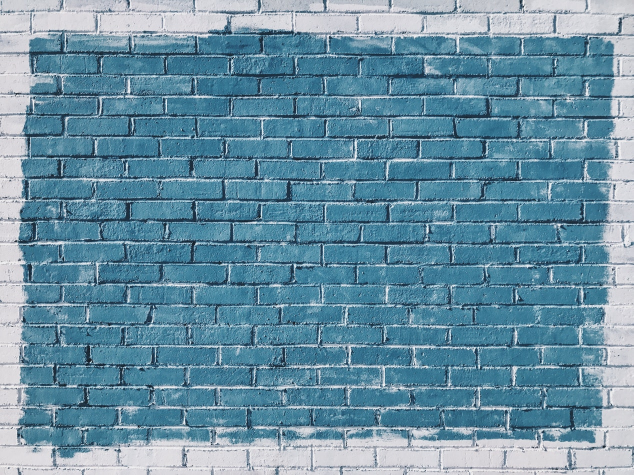
#> input picture DATA/bricks.jpg, 1267 x 950 px (shown at 1/2 size)
$ jupyter execute 13-histograms.ipynb
#> lines starting #> are read from the running program, lines starting #| are printed output that depends on the picture
# Histograms

[cell 1]
import cv2
import numpy as np
import matplotlib.pyplot as plt

Recall that Matplotlib expects the images in an RGB ordering vs BGR in OpenCV, so if we use OpenCV to calculate anything channel oriented, we'll want to make sure we keep the original BGR ordering, however if we ever want to display the image, then we'll need to convert to the RGB ordering that matplotlib wants.

[cell 2]
bgr_bricks = cv2.imread("DATA/bricks.jpg")
#> bgr_bricks is the input picture: shape (950, 1267, 3); mean B, G, R 163.5, 144, 104.9
rgb_bricks = cv2.cvtColor(bgr_bricks, cv2.COLOR_BGR2RGB)

bgr_rainbow = cv2.imread("DATA/rainbow.jpg")
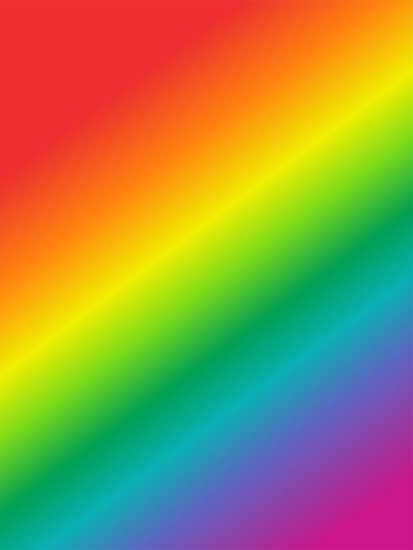
#> input picture DATA/rainbow.jpg, 413 x 550 px
#> bgr_rainbow is the input picture: shape (550, 413, 3); mean B, G, R 72.8, 142.3, 152.3
rgb_rainbow = cv2.cvtColor(bgr_rainbow, cv2.COLOR_BGR2RGB)

bgr_horse = cv2.imread("DATA/horse.jpg")
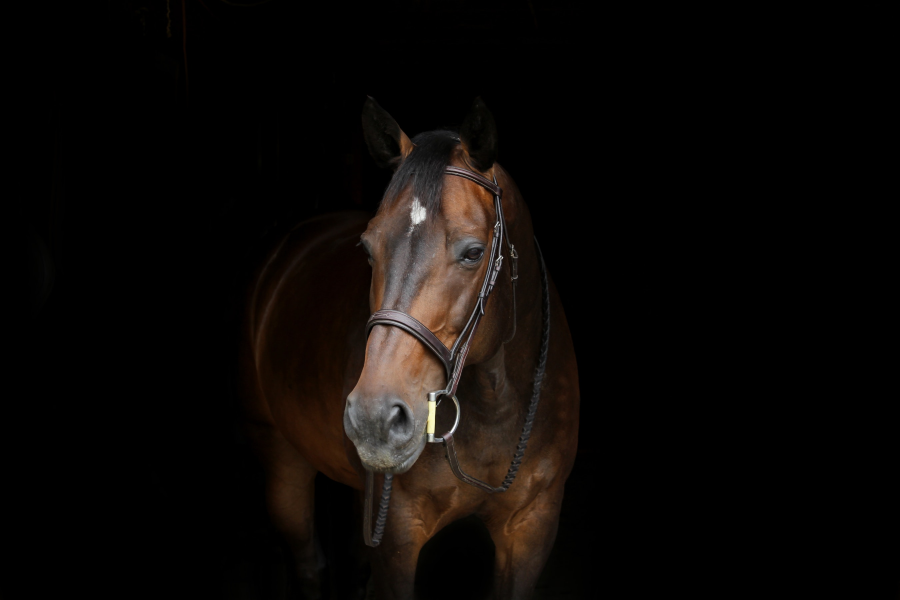
#> input picture DATA/horse.jpg, 2700 x 1800 px (shown at 1/3 size)
#> bgr_horse is the input picture: shape (1800, 2700, 3); mean B, G, R 6.9, 8.9, 12
rgb_horse = cv2.cvtColor(bgr_horse, cv2.COLOR_BGR2RGB)

[cell 3]
plt.imshow(rgb_bricks)

[cell 4]
plt.imshow(rgb_rainbow)

[cell 5]
plt.imshow(rgb_horse)

## OpenCV Histogram

**cv2.calcHist(images, channels, mask, histSize, ranges[, hist[, accumulate]])**

* images: it is the source image of type uint8 or float32. it should be given in square brackets, ie, “[img]”.
* channels: it is also given in square brackets. It is the index of channel for which we calculate histogram. For example, if input is grayscale image, its value is [0]. For color image, you can pass [0], [1] or [2] to calculate histogram of blue, green or red channel respectively.
* mask: mask image. To find histogram of full image, it is given as “None”. But if you want to find histogram of particular region of image, you have to create a mask image for that and give it as mask.
* histSize: this represents our BIN count. Need to be given in square brackets. For full scale, we pass [256].
* ranges: this is our RANGE. Normally, it is [0,256].

### Plotting only one color histograms

[cell 6]
hist_values = cv2.calcHist([bgr_bricks], channels=[0], mask=None, histSize=[256], ranges=[0, 256]) # Only blue channel
#> hist_values = 256 values, max 19329 at index 150, min 0 at index 0, mean 4701.8
plt.plot(hist_values)
#> figure, not shown here; curve peaks at x = 150, y = 19329

### Plotting three color histograms

[cell 7]
img = bgr_bricks
color = ("b", "g", "r")

for i, col in enumerate(color):
    histr = cv2.calcHist([img], [i], None, [256], [0, 256])
    plt.plot(histr, color = col)
    plt.xlim([0, 256])

plt.title("Bricks Image")
plt.show()
#> figure, not shown here; curve peaks at x = 150, y = 19329; curve peaks at x = 124, y = 17804; curve peaks at x = 63, y = 16885

[cell 8]
img = bgr_rainbow
color = ("b", "g", "r")

for i, col in enumerate(color):
    histr = cv2.calcHist([img], [i], None, [256], [0, 256])
    plt.plot(histr, color = col)
    plt.xlim([0, 256])

plt.title("Rainbow Image")
plt.show()
#> figure, not shown here; curve peaks at x = 48, y = 20751; curve peaks at x = 46, y = 18708; curve peaks at x = 236, y = 20471

[cell 9]
img = bgr_horse
color = ("b", "g", "r")

for i, col in enumerate(color):
    histr = cv2.calcHist([img], [i], None, [256], [0, 256])
    plt.plot(histr, color = col)
    plt.xlim([0, 256])

plt.title("Horse Bricks Image")
plt.show()
#> figure, not shown here; curve peaks at x = 0, y = 3726045; curve peaks at x = 0, y = 3605157; curve peaks at x = 0, y = 3582424

### Masking

We can mask only certain parts of the image.

[cell 10]
mask = np.zeros(bgr_rainbow.shape[:2], np.uint8)
mask[300:400, 100:400] = 255

bgr_masked_img = cv2.bitwise_and(bgr_rainbow, bgr_rainbow, mask=mask)
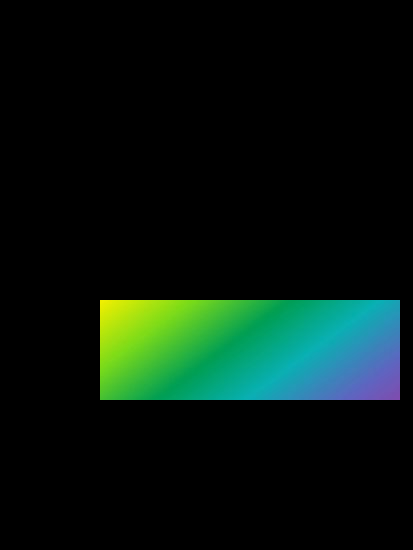
#> bgr_masked_img: shape (550, 413, 3); mean B, G, R 14.7, 22.5, 6.8
rgb_masked_img = cv2.bitwise_and(rgb_rainbow, rgb_rainbow, mask=mask)

[cell 11]
plt.imshow(rgb_masked_img)

[cell 12]
hist_mask_values_red = cv2.calcHist([bgr_rainbow], channels=[2], mask=mask, histSize=[256], ranges=[0, 256])
#> hist_mask_values_red = 256 values, max 1332 at index 1, min 0 at index 221, mean 117.2
hist_full_values_red = cv2.calcHist([bgr_rainbow], channels=[2], mask=None, histSize=[256], ranges=[0, 256])
#> hist_full_values_red = 256 values, max 20471 at index 236, min 70 at index 226, mean 887.3

[cell 13]
plt.plot(hist_full_values_red)
plt.title("Histogram for RED values of the full image")
#> figure, not shown here; curve peaks at x = 236, y = 20471

[cell 14]
plt.plot(hist_mask_values_red)
plt.title("Histogram for RED values for the masked area")
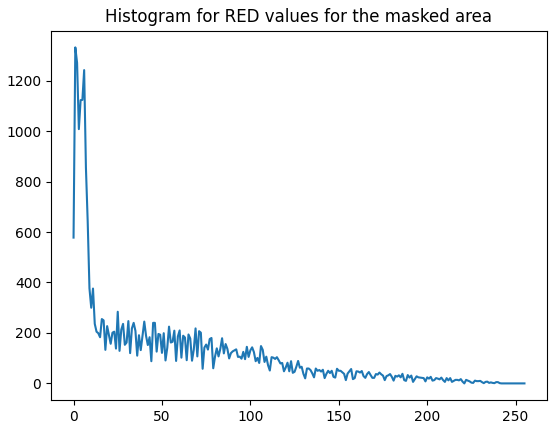
#> figure drawn by matplotlib, 1 panel; curve peaks at x = 1, y = 1332

## Histogram Equalization

### Single channel (grayscale)

[cell 15]
gray_gorilla = cv2.imread("DATA/gorilla.jpg", 0)
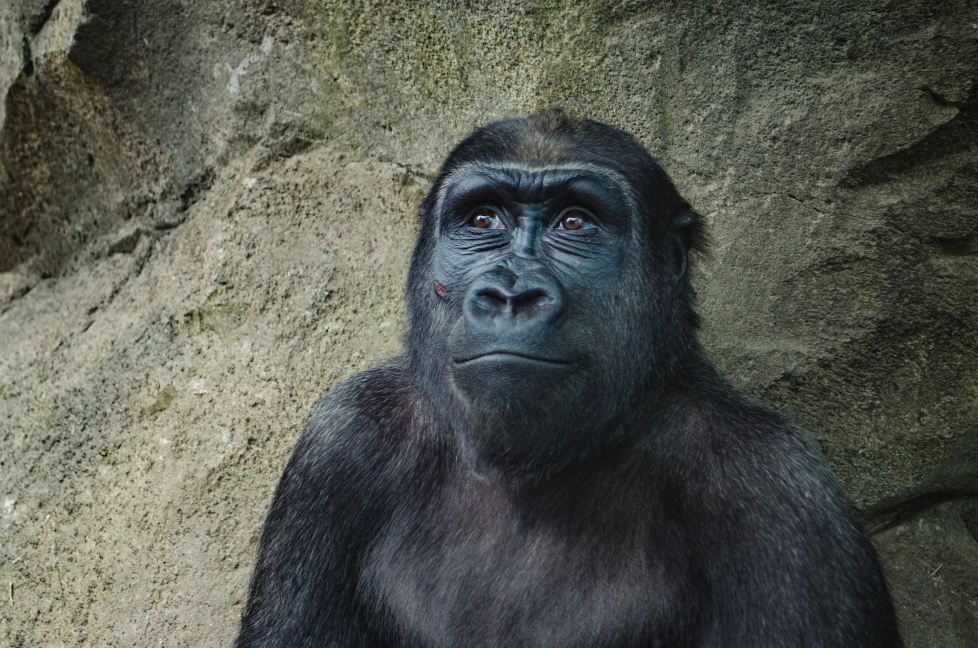
#> input picture DATA/gorilla.jpg, 1955 x 1295 px (shown at 1/2 size)
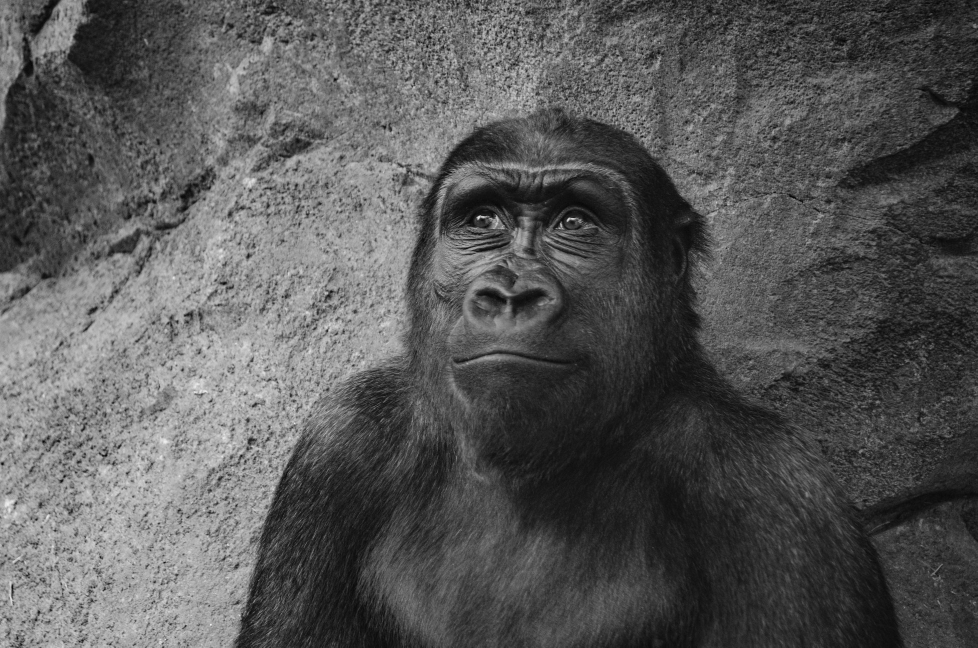
#> gray_gorilla: shape (1295, 1955) (shown at 1/2 size); min 0, max 255, mean 87.1
plt.imshow(gray_gorilla, cmap="gray")

[cell 16]
hist_values = cv2.calcHist([gray_gorilla], channels=[0], mask=None, histSize=[256], ranges=[0, 256])
#> hist_values = 256 values, max 24421 at index 38, min 0 at index 242, mean 9889.6
plt.plot(hist_values)
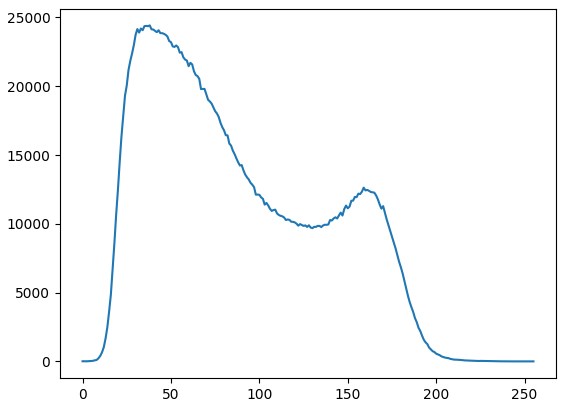
#> figure drawn by matplotlib, 1 panel; curve peaks at x = 38, y = 24421

[cell 17]
eq_gray_gorilla = cv2.equalizeHist(gray_gorilla)
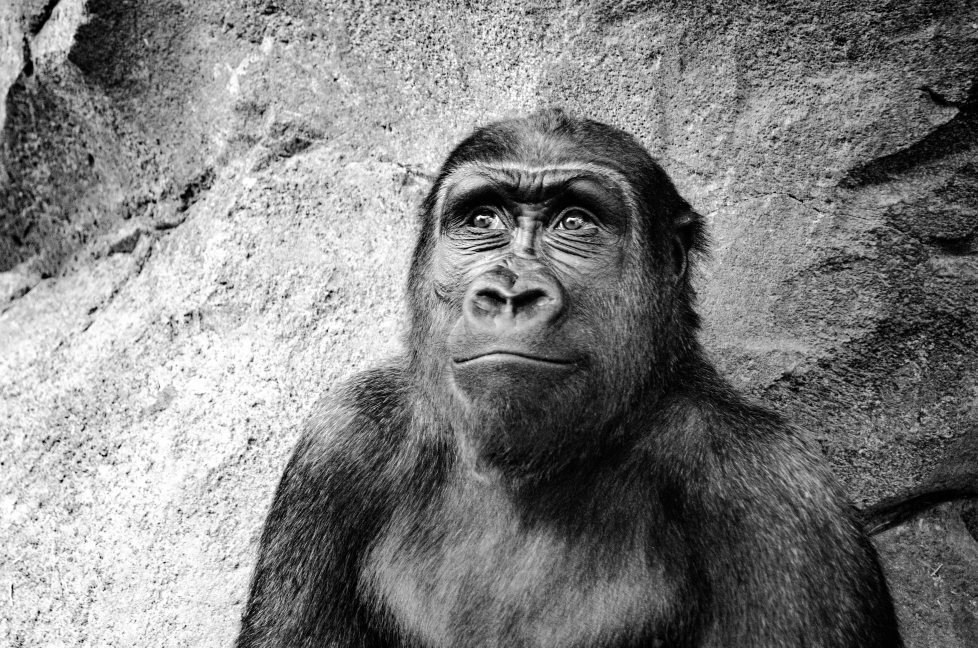
#> eq_gray_gorilla: shape (1295, 1955) (shown at 1/2 size); min 0, max 255, mean 128.3
plt.imshow(eq_gray_gorilla, cmap="gray")

[cell 18]
eq_hist_values = cv2.calcHist([eq_gray_gorilla], channels=[0], mask=None, histSize=[256], ranges=[0, 256])
#> eq_hist_values = 256 values, max 24421 at index 45, min 0 at index 6, mean 9889.6
plt.plot(eq_hist_values)
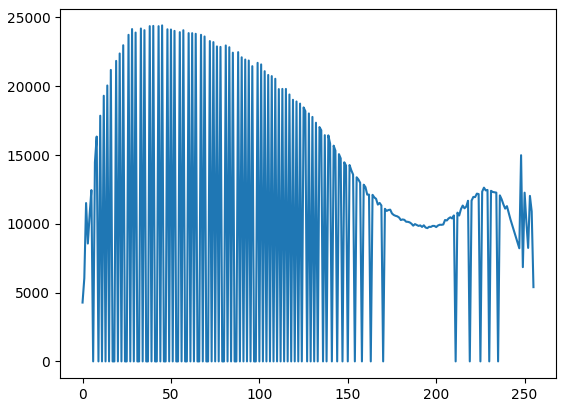
#> figure drawn by matplotlib, 1 panel; curve peaks at x = 45, y = 24421

### Color Image

[cell 19]
color_gorilla = cv2.imread("DATA/gorilla.jpg")
#> color_gorilla is the input picture: shape (1295, 1955, 3); mean B, G, R 80.4, 88.9, 86
rgb_color_gorilla = cv2.cvtColor(color_gorilla, cv2.COLOR_BGR2RGB)
hsv_color_gorilla = cv2.cvtColor(color_gorilla, cv2.COLOR_BGR2HSV)
#> hsv_color_gorilla: shape (1295, 1955, 3); mean H, S, V 59, 46.4, 91.6
plt.imshow(rgb_color_gorilla)

[cell 20]
hsv_color_gorilla[:,:,2] = cv2.equalizeHist(hsv_color_gorilla[:,:,2])
#> hsv_color_gorilla: shape (1295, 1955, 3); mean H, S, V 59, 46.4, 128.3
rgb_color_gorilla = cv2.cvtColor(hsv_color_gorilla, cv2.COLOR_HSV2RGB)
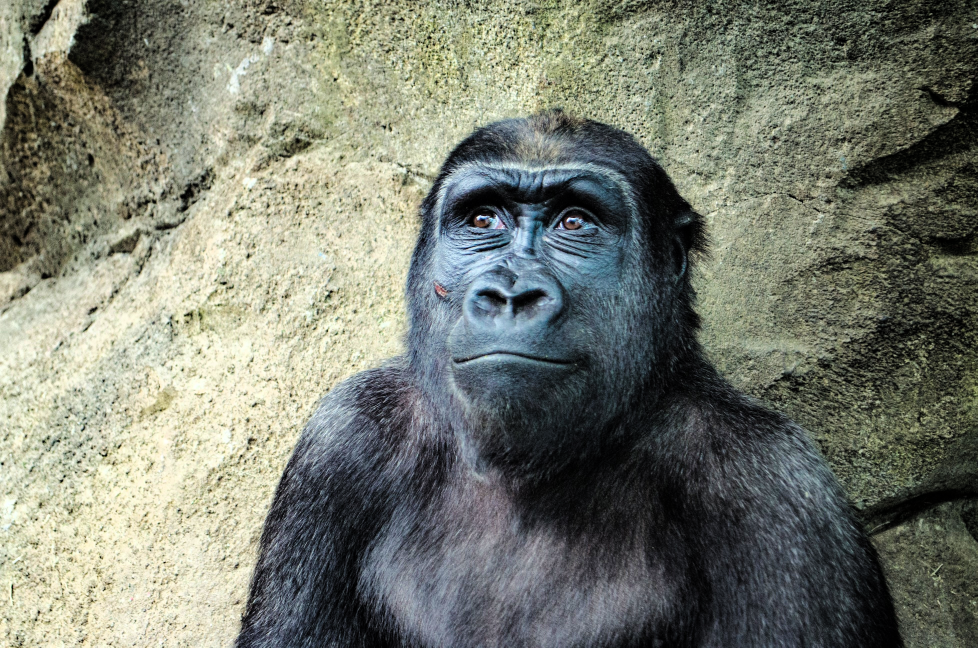
#> rgb_color_gorilla: shape (1295, 1955, 3) (shown at 1/2 size); mean R, G, B 120.3, 124.4, 112.1
plt.imshow(rgb_color_gorilla)
